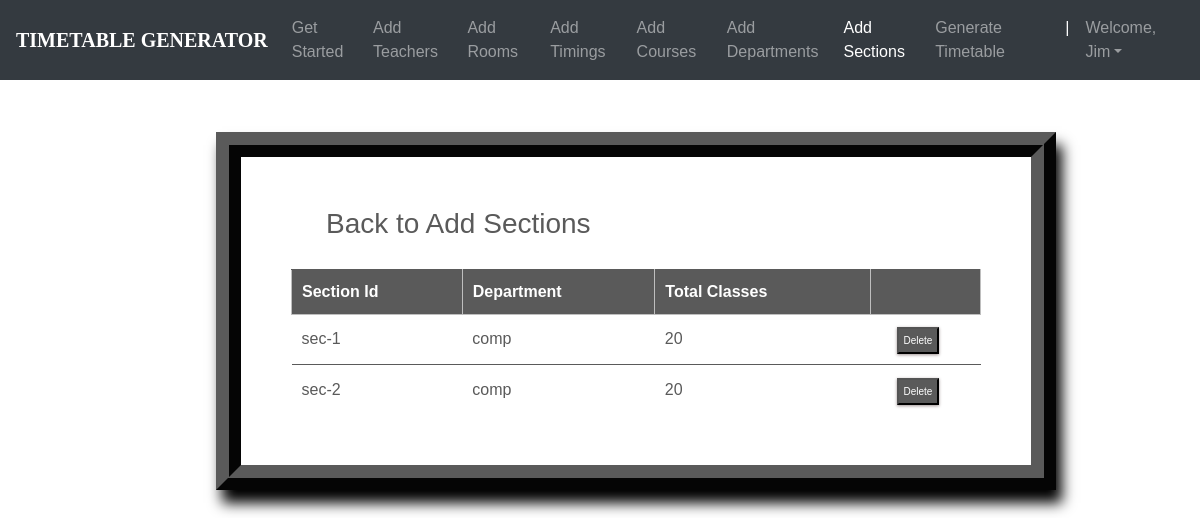
/sections_list/ (signed in), run on the app's committed database.
### ttgen/models.py (models this page shows, shortened)
class Section(models.Model):
    section_id = models.CharField(max_length=25, primary_key=True)
    department = models.ForeignKey(Department, on_delete=models.CASCADE)
    num_class_in_week = models.IntegerField(default=0)
    course = models.ForeignKey(
        Course, on_delete=models.CASCADE, blank=True, null=True)
    meeting_time = models.ForeignKey(
        MeetingTime, on_delete=models.CASCADE, blank=True, null=True)
    room = models.ForeignKey(
        Room, on_delete=models.CASCADE, blank=True, null=True)
    instructor = models.ForeignKey(
        Instructor, on_delete=models.CASCADE, blank=True, null=True)

class Department(models.Model):
    dept_name = models.CharField(max_length=50)
    courses = models.ManyToManyField(Course)
    def __str__(self):
        return self.dept_name

### ttgen/views.py (the view)
# urls.py: path('sections_list/', views.section_list, name='editsection'),
@login_required
def section_list(request):
    context = {
        'sections': Section.objects.all()
    }
    return render(request, 'seclist.html', context)

### templates/seclist.html (shortened to what this page needs)
<!DOCTYPE html>
<html lang="en">
<head>
	<link rel="stylesheet" href="https://maxcdn.bootstrapcdn.com/bootstrap/4.0.0/css/bootstrap.min.css">
    <link rel="stylesheet" type="text/css" href="static/css/index.css">
</head>
<body>
        <header>
			<nav class="navbar navbar-expand-md navbar-dark fixed-top bg-dark">
                <a class="navbar-brand" href="#"><b>TIMETABLE GENERATOR</b></a>
                <div class="collapse navbar-collapse" id="navbarCollapse">
                    <ul class="navbar-nav ml-auto">
                    <li class="nav-item">
                        <a class="nav-link" href="{% url 'admindash' %}">Get Started</a>
                    </li>
                    <li class="nav-item">
                        <a class="nav-link" href="{% url 'addInstructors' %}">Add Teachers</a>
                    </li>
                    <li class="nav-item">
                        <a class="nav-link" href="{% url 'addRooms' %}">Add Rooms</a>
                    </li>
                    <li class="nav-item">
		                <a class="nav-link" href="{% url 'addTimings' %}">Add Timings</a>
		            </li>
                    <li class="nav-item">
                        <a class="nav-link" href="{% url 'addCourses' %}">Add Courses</a>
                    </li>
                    <li class="nav-item">
			            <a class="nav-link" href="{% url 'addDepts' %}">Add Departments</a>
		            </li>
                    <li class="nav-item active">
			            <a class="nav-link" href="{% url 'addSections' %}">Add Sections</a>
		            </li>
                    <li class="nav-item">
			            <a class="nav-link" href="{% url 'generate' %}">Generate Timetable</a>
		            </li>
                    <li class="nav-item active">
			            <a class="nav-link">|</a>
		            </li>
                    <li class="nav-item dropdown">
		                <a class="nav-link dropdown-toggle" href="#" id="dropdown03" data-toggle="dropdown" aria-haspopup="true" aria-expanded="false">Welcome, {{ user.first_name }}</a>
		            </li>
                    </ul>
                </div>
            </nav>
        </header>
        <br><br>
    {% block content %}
{% load static %}
<fieldset class="fieldset">
    <a href="{% url 'addSections'%}"><h1 class="tablink" onclick="openPage('new')" id="defaultOpen">Back to Add Sections</h1></a>
    <div class="tabcontent" id="edit">
        <table class="table1">
            <thead>
            <tr class="table-headers">
            <th>Section Id</th>
            <th>Department</th>
            <th>Total Classes</th>
            <th  class="empty"></th>
            </tr>
            </thead>
            <tbody>
            {% for sec in sections %}
            <tr>
             <td>{{sec.section_id}}</td>
             <td>{{sec.department}}</td>
             <td>{{sec.num_class_in_week }}</td>
             <td class="empty">
                <form action="{% url 'deletesection' sec.section_id %}" method="post">
                        <input type="submit" value="Delete" class="cross">
                </form>
             </td>
             </tr>
            {% endfor %}
            </tbody>
        </table>
    </div>
</fieldset>
{% endblock %}

### static/css/index.css (style rules this page uses)
body { padding-top: 3rem; padding-bottom: 3rem; color: #5a5a5a; font-family: 'Poppins', sans-serif; overflow-x: hidden; }
nav { font-family: sans-serif; }
.navbar-brand { font-size: 20px; font-family: Georgia, 'Times New Roman', Times, serif; }

### templates/seclist.html (style rules this page uses)
nav { font-family: sans-serif; }
.navbar-brand { font-size: 20px; font-family: Georgia, 'Times New Roman', Times, serif; }
* { margin: 0; padding: 0; box-sizing: border-box; }
html { scroll-behavior: smooth; }
a { text-decoration:none; }
form { margin-top: 3%; margin-left: 18%; margin-right: 12%; }
fieldset h1 { color: #5a5a5a; padding-bottom: 20px; margin-left: 35px; display: inline-block; cursor: pointer; font-size: 28px; }
fieldset input { padding:8px; color: #938c8c }
.table2 td, th { border: 1px solid rgb(190,190,190); padding: 10px 20px; }
.table1 { width: 100%; border-collapse: collapse; text-align: left; overflow: hidden; }
.table1 td, th { border-top: 1px solid #5a5a5a; padding: 10px; }
.table1 th { background-color: #5a5a5a; color: #fff; }
.cross { font-size:10px; box-shadow: 0px 1px 3px 0px #9e9292; padding: 4px 5px; color: #fff; background-color: #5a5a5a; cursor: pointer; }
.fieldset { margin-top: 3%; margin-left: 18%; margin-right: 12%; padding: 50px; border-width: 25px; border-style: ridge; border-color: #5a5a5a; box-shadow: 6px 13px 13px 0px black; background-color: #fff; }

### data on the page
Section: section_id "sec-1", department "comp", num_class_in_week "20"
Section: section_id "sec-2", department "comp", num_class_in_week "20"

### other printed values
{{ user.first_name }} "Jim"
